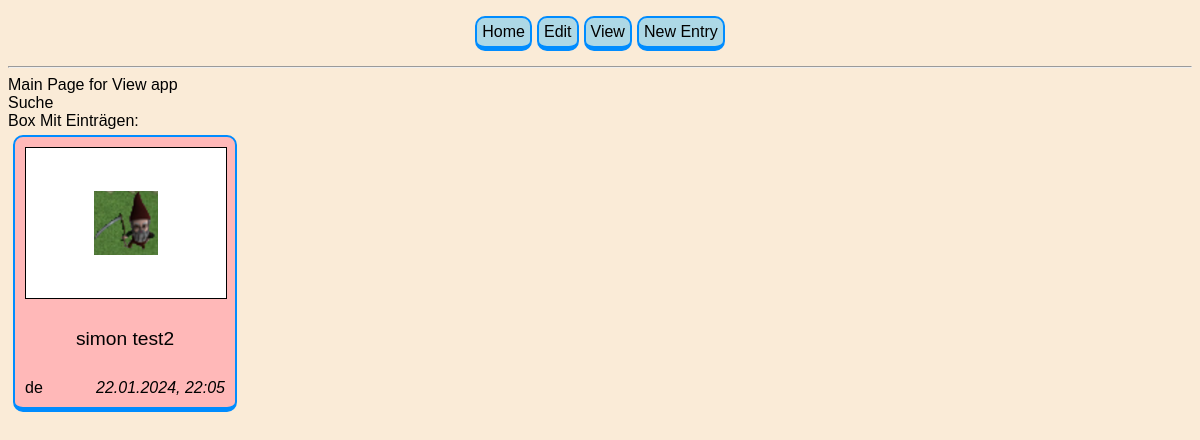
Before: /view/ with the older database file.
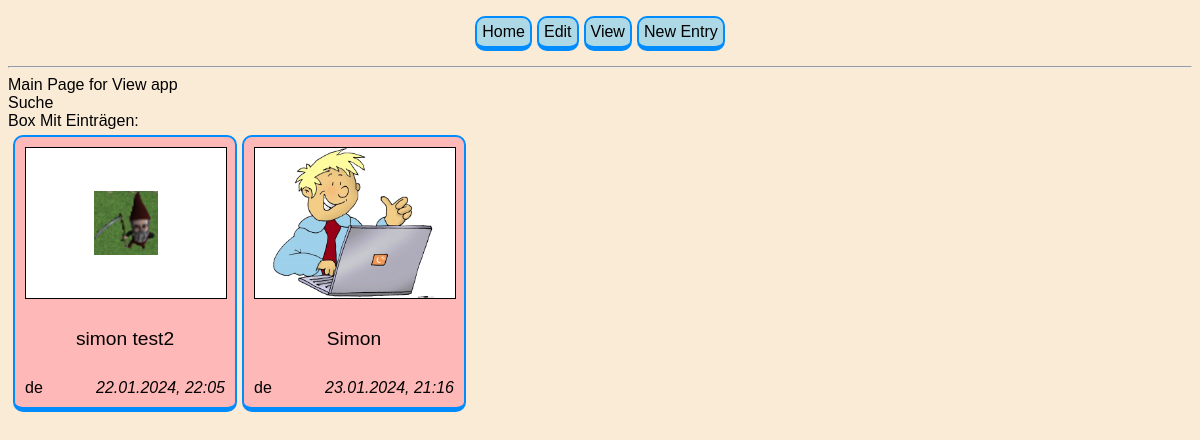
After: the same page with the newer database file.
### main/models.py (models this page shows, shortened)
class Entry(models.Model):
    author = models.ForeignKey(Author, on_delete=models.SET_NULL, null=True)
    interview = models.ForeignKey(Interview, on_delete=models.SET_NULL, null=True)
    preview_image = models.ImageField(upload_to="upload", default="no_image.webp", blank=True)
    bg_color = colorfield.ColorField(default='#FF0000')
    language = models.CharField(max_length=50)
    visible = models.BooleanField(default = False)
    updated = models.DateTimeField(auto_now=True)
    created = models.DateTimeField(auto_now_add=True)
    class Meta:
        ordering = ['-updated', 'created']

class Author(models.Model):
    name = models.CharField(max_length=100, unique=True)
    email = models.EmailField(max_length=254, unique=True)
    created = models.DateTimeField(auto_now_add=True)
    updated = models.DateTimeField(auto_now=True)
    def __str__(self):
        return(str(self.name))

### app_read/views/listviews.py (the view)
# urls.py: path('', views.listviews.home, name = "home"),
def home(request):
    all_entries = models.Entry.objects.filter(visible=True).order_by('created')
    ctx = {
        "all_entries" : all_entries
    }
    return render(request, 'app_read/home.html', ctx)

### app_read/templates/app_read/home.html
{% extends 'main.html' %}
{% block content %}
{% load static %}
<link rel='stylesheet' type='text/css' media='screen' href="{% static 'styles/app_read/[AS]preview_card.css' %}">
Main Page for View app <br>
Suche <br>
Box Mit Einträgen:<br>
<div class="fc fc_row fc_standard fc_wrap">
{% for entry in all_entries %}
    {% include "app_read/inc/preview_entry.html" %}
{% endfor %}
</div>
{% endblock %}

### app_read/templates/app_read/inc/preview_entry.html
<a href="/view/entry/{{entry.id}}">
<div class="fc fc_column bd bd_card as_pc" style="background-color : {{entry.bg_color}};">
    <div class="fc fc_center as_pc_image">
        <img src="{{ entry.preview_image.url }}" alt="...">
    </div>
    <div class="fc fc_column as_pc_infobox">
        <P class="as_pc_author">
        {{entry.author}}
        </P>
    </div>
    <div class="fc fcrow as_pc_footer">
        <p class="as_pc_language">
            {{entry.language}}
        </p>
        <p class="as_pc_created">
            {{entry.created|date:"d.m.Y, H:i"}}
        </p>
    </div>
</div>
</a>

Changed rows visible on the page:
added Entry: preview_image (placeholder picture), author "Simon", language "de", created "23.01.2024, 21:16"
